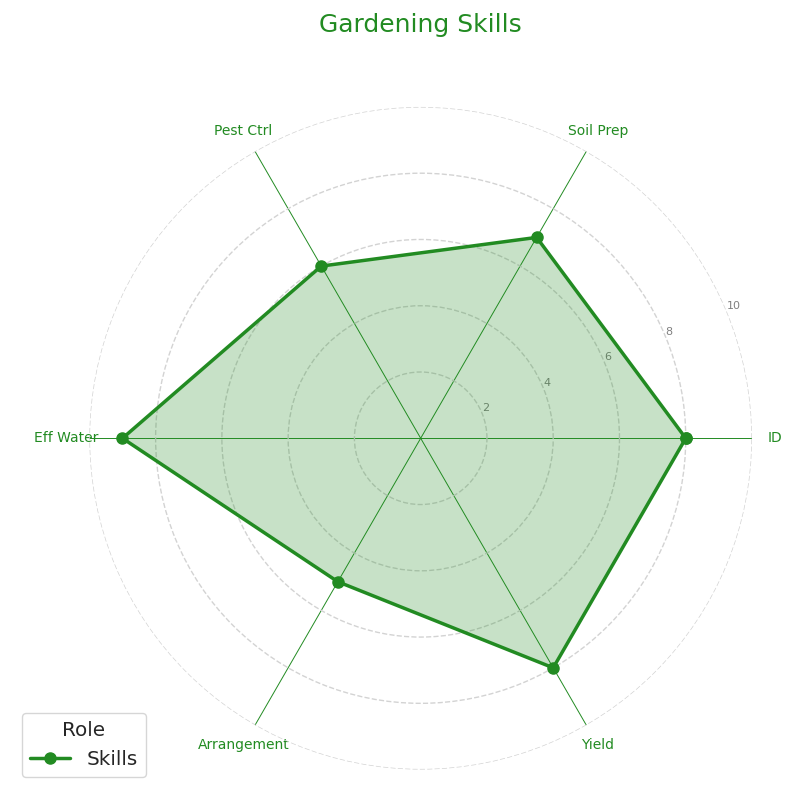

Write Python code to recreate this figure.
import numpy as np
import matplotlib.pyplot as plt
from math import pi

categories = ['ID', 'Soil Prep', 'Pest Ctrl', 'Eff Water', 'Arrangement', 'Yield']
N = len(categories)

values = [8, 7, 6, 9, 5, 8]
values += values[:1]

angles = np.linspace(0, 2 * np.pi, N, endpoint=False).tolist()
angles += angles[:1]

fig, ax = plt.subplots(figsize=(8, 8), subplot_kw=dict(polar=True))

ax.yaxis.grid(True, color='lightgrey', linestyle='dashed')
ax.xaxis.grid(True, color='forestgreen', linestyle='solid', linewidth=0.7)
ax.spines['polar'].set_visible(False)

plt.xticks(angles[:-1], categories, color='forestgreen', size=10, rotation=45)

ax.set_rscale('linear')
plt.yticks([2, 4, 6, 8, 10], ["2", "4", "6", "8", "10"], color="grey", size=8)
plt.ylim(0, 10)

uniform_color = 'forestgreen'

ax.plot(angles, values, linewidth=2.5, linestyle='-', color=uniform_color, marker='o', markersize=8, label="Skills")
ax.fill(angles, values, uniform_color, alpha=0.25)

plt.title('Gardening Skills', size=18, color=uniform_color, loc='center', y=1.1)
plt.legend(loc='upper right', bbox_to_anchor=(0.1, 0.1), fontsize='large', title="Role", title_fontsize='large')

plt.tight_layout()
plt.show()
